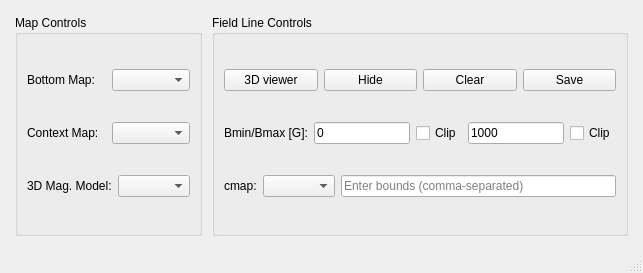
<?xml version="1.0" encoding="UTF-8"?>
<ui version="4.0">
 <class>MainWindow</class>
 <widget class="QMainWindow" name="MainWindow">
  <property name="geometry">
   <rect>
    <x>0</x>
    <y>0</y>
    <width>643</width>
    <height>273</height>
   </rect>
  </property>
  <property name="windowTitle">
   <string>GxBox Map Viewer</string>
  </property>
  <widget class="QWidget" name="centralwidget">
   <layout class="QVBoxLayout" name="verticalLayout">
    <property name="spacing">
     <number>10</number>
    </property>
    <property name="leftMargin">
     <number>15</number>
    </property>
    <property name="topMargin">
     <number>15</number>
    </property>
    <property name="rightMargin">
     <number>15</number>
    </property>
    <property name="bottomMargin">
     <number>15</number>
    </property>
    <item>
     <layout class="QVBoxLayout" name="canvasLayout"/>
    </item>
    <item>
     <layout class="QHBoxLayout" name="controlLayout">
      <item>
       <widget class="QGroupBox" name="mapControlGroup">
        <property name="title">
         <string>Map Controls</string>
        </property>
        <layout class="QVBoxLayout" name="mapControlLayout">
         <item>
          <layout class="QHBoxLayout" name="mapControlLayout1">
           <item>
            <widget class="QLabel" name="mapBottomSelectorLabel">
             <property name="text">
              <string>Bottom Map:</string>
             </property>
            </widget>
           </item>
           <item>
            <widget class="QComboBox" name="mapBottomSelector"/>
           </item>
          </layout>
         </item>
         <item>
          <layout class="QHBoxLayout" name="mapControlLayout2">
           <item>
            <widget class="QLabel" name="mapContextSelectorLabel">
             <property name="text">
              <string>Context Map:</string>
             </property>
            </widget>
           </item>
           <item>
            <widget class="QComboBox" name="mapContextSelector"/>
           </item>
          </layout>
         </item>
         <item>
          <layout class="QHBoxLayout" name="mapControlLayout3">
           <item>
            <widget class="QLabel" name="b3dModelSelectorLabel">
             <property name="text">
              <string>3D Mag. Model:</string>
             </property>
            </widget>
           </item>
           <item>
            <widget class="QComboBox" name="b3dModelSelector"/>
           </item>
          </layout>
         </item>
        </layout>
       </widget>
      </item>
      <item>
       <widget class="QGroupBox" name="fieldlineControlGroup">
        <property name="title">
         <string>Field Line Controls</string>
        </property>
        <layout class="QVBoxLayout" name="fieldlineControlLayout">
         <item>
          <layout class="QHBoxLayout" name="fieldlineControlLayout1">
           <item>
            <widget class="QPushButton" name="visualizeButton">
             <property name="text">
              <string>3D viewer</string>
             </property>
            </widget>
           </item>
           <item>
            <widget class="QPushButton" name="toggleFieldlinesButton">
             <property name="text">
              <string>Hide</string>
             </property>
            </widget>
           </item>
           <item>
            <widget class="QPushButton" name="clearFieldlinesButton">
             <property name="text">
              <string>Clear</string>
             </property>
            </widget>
           </item>
           <item>
            <widget class="QPushButton" name="saveFieldlinesButton">
             <property name="text">
              <string>Save</string>
             </property>
            </widget>
           </item>
          </layout>
         </item>
         <item>
          <layout class="QHBoxLayout" name="fieldlineControlLayout2">
           <item>
            <widget class="QLabel" name="bminmaxLabel">
             <property name="text">
              <string>Bmin/Bmax [G]:</string>
             </property>
            </widget>
           </item>
           <item>
            <widget class="QLineEdit" name="bminInput">
             <property name="text">
              <string>0</string>
             </property>
            </widget>
           </item>
           <item>
            <widget class="QCheckBox" name="bminClipCheckbox">
             <property name="text">
              <string>Clip</string>
             </property>
            </widget>
           </item>
           <item>
            <widget class="QLineEdit" name="bmaxInput">
             <property name="text">
              <string>1000</string>
             </property>
            </widget>
           </item>
           <item>
            <widget class="QCheckBox" name="bmaxClipCheckbox">
             <property name="text">
              <string>Clip</string>
             </property>
            </widget>
            </item>
          </layout>
         </item>
         <item>
          <layout class="QHBoxLayout" name="fieldlineControlLayout3">
           <item>
            <widget class="QLabel" name="cmapLabel">
             <property name="text">
              <string>cmap:</string>
             </property>
            </widget>
           </item>
           <item>
            <widget class="QComboBox" name="cmapSelector"/>
           </item>
<!--           <item>-->
<!--            <widget class="QCheckBox" name="cmapClipCheckbox">-->
<!--             <property name="text">-->
<!--              <string>Clip</string>-->
<!--             </property>-->
<!--            </widget>-->
<!--           </item>-->
           <item>
            <widget class="QLineEdit" name="cmapDiscreteBoundsInput">
             <property name="text">
              <string></string>
             </property>
             <property name="placeholderText">
              <string>Enter bounds (comma-separated)</string>
             </property>
            </widget>
           </item>
          </layout>
         </item>
        </layout>
       </widget>
      </item>
     </layout>
    </item>
   </layout>
  </widget>
  <widget class="QStatusBar" name="statusbar"/>
 </widget>
 <resources/>
 <connections/>
</ui>
